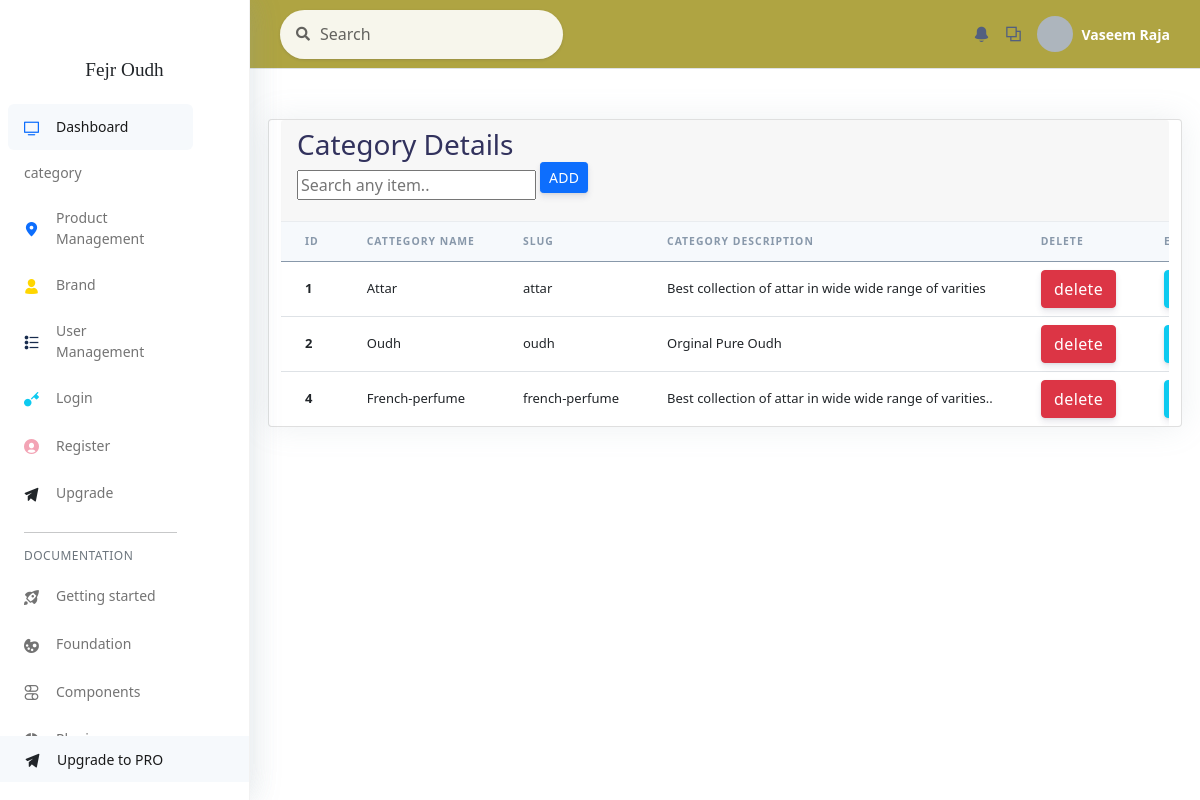
The page /adminpanel/category on the database its author committed.
### category/models.py (models this page shows, shortened)
class Category(models.Model):
    category_name=models.CharField(max_length=50,unique=True)
    slug=models.SlugField(max_length=100,unique=True)
    description=models.CharField(max_length=255,blank=True)
    category_image=models.ImageField(upload_to='photos/categories',blank=True)
    class Meta:
        verbose_name = 'category'
        verbose_name_plural ='categories'

### admin_panel/views.py (the view)
# urls.py: path('category',views.category,name='category'),
def category(request):
    category=Category.objects.all()
    context={
        'category':category
    }
    return render(request,'category.html',context)

### cart/contextprocessors.py (called while the page is built, shortened)
def counter(request):
    cart_count=0
    if 'admin' in request.path:
        return{}
    return dict(cart_count=cart_count)

### category/context_processors.py (called while the page is built)
def menu_links(request):
    links=Category.objects.all()
    return dict(links=links)

### templates/category.html (shortened to what this page needs)
{% include 'adminpanel/adminbase.html'%}
{% include 'adminpanel/nav.html' %}
{% load static %}
{% load static %}
<!DOCTYPE html>
<html>
<head>
    <link rel="stylesheet" href="{% static 'adminstyle/vendor/nucleo/css/nucleo.css' %}" type="text/css">
    <link rel="stylesheet" href="{% static 'adminstyle/vendor/%40fortawesome/fontawesome-free/css/all.min.css' %}"
        type="text/css">
    <link rel="stylesheet" href="{% static 'adminstyle/css/argon.min5438.css' %}" type="text/css">
</head>
<body>
    <nav class="sidenav navbar navbar-vertical  fixed-left  navbar-expand-xs navbar-light bg-white" id="sidenav-main">
        <div class="scrollbar-inner">
            <div class="sidenav-header  align-items-center">
                <a class="navbar-brand" href="javascript:void(0)">
                    <a style="font-family: 'Redressed', cursive; font-size: larger">Fejr Oudh </a>
                </a>
            </div>
            <div class="navbar-inner">
                <div class="collapse navbar-collapse" id="sidenav-collapse-main">
                    <ul class="navbar-nav">
                        <li class="nav-item">
                            <a class="nav-link active" href="examples/dashboard.html">
                                <i class="ni ni-tv-2 text-primary"></i>
                                <span class="nav-link-text">Dashboard</span>
                            </a>
                        </li>
                        <li class="nav-item">
                            <a class="nav-link" href="{% url 'category'%}">
                                <span class="nav-link-text">category</span>
                            </a>
                        </li>
                        <li class="nav-item">
                            <a class="nav-link" href="{% url 'product'%}">
                                <i class="ni ni-pin-3 text-primary"></i>
                                <span class="nav-link-text">Product Management</span>
                            </a>
                        </li>
                        <li class="nav-item">
                            <a class="nav-link" href="{% url 'brand' %}">
                                <i class="ni ni-single-02 text-yellow"></i>
                                <span class="nav-link-text">Brand</span>
                            </a>
                        </li>
                        <li class="nav-item">
                            <a class="nav-link" href="{% url 'usermanage' %}">
                                <i class="ni ni-bullet-list-67 text-default"></i>
                                <span class="nav-link-text">User Management</span>
                            </a>
                        </li>
                        <li class="nav-item">
                            <a class="nav-link" href="examples/login.html">
                                <i class="ni ni-key-25 text-info"></i>
                                <span class="nav-link-text">Login</span>
                            </a>
                        </li>
                        <li class="nav-item">
                            <a class="nav-link" href="examples/register.html">
                                <i class="ni ni-circle-08 text-pink"></i>
                                <span class="nav-link-text">Register</span>
                            </a>
                        </li>
                        <li class="nav-item">
                            <a class="nav-link" href="examples/upgrade.html">
                                <i class="ni ni-send text-dark"></i>
                                <span class="nav-link-text">Upgrade</span>
                            </a>
                        </li>
                    </ul>
                    <hr class="my-3">
                    <h6 class="navbar-heading p-0 text-muted">
                        <span class="docs-normal">Documentation</span>
                    </h6>
                    <ul class="navbar-nav mb-md-3">
                        <li class="nav-item">
                            <a class="nav-link" href="docs/getting-started/overview.html" target="_blank">
                                <i class="ni ni-spaceship"></i>
                                <span class="nav-link-text">Getting started</span>
                            </a>
                        </li>
                        <li class="nav-item">
                            <a class="nav-link" href="docs/foundation/colors.html" target="_blank">
                                <i class="ni ni-palette"></i>
                                <span class="nav-link-text">Foundation</span>
                            </a>
                        </li>
                        <li class="nav-item">
                            <a class="nav-link" href="docs/components/alerts.html" target="_blank">
                                <i class="ni ni-ui-04"></i>
                                <span class="nav-link-text">Components</span>
                            </a>
                        </li>
                        <li class="nav-item">
                            <a class="nav-link" href="docs/plugins/charts.html" target="_blank">
                                <span class="nav-link-text">Plugins</span>
                            </a>
                        </li>
                        <li class="nav-item">
                            <a class="nav-link active active-pro" href="examples/upgrade.html">
                                <i class="ni ni-send text-dark"></i>
                                <span class="nav-link-text">Upgrade to PRO</span>
                            </a>
                        </li>
                    </ul>
                </div>
            </div>
        </div>
    </nav>
    <div class="main-content" id="panel">
        <nav class="navbar navbar-top navbar-expand  border-bottom" style="background-color: rgb(175, 164, 66);">
            <div class="container-fluid">
                <div class="collapse navbar-collapse" id="navbarSupportedContent">
                    <form class="navbar-search navbar-search-light form-inline mr-sm-3" id="navbar-search-main">
                        <div class="form-group mb-0">
                            <div class="input-group input-group-alternative input-group-merge">
                                <div class="input-group-prepend">
                                    <span class="input-group-text"><i class="fas fa-search"></i></span>
                                </div>
                                <input class="form-control" placeholder="Search" type="text">
                            </div>
                        </div>
                    </form>
                    <ul class="navbar-nav align-items-center  ml-md-auto ">
                        <li class="nav-item dropdown">
                            <a class="nav-link" href="#" role="button" data-toggle="dropdown" aria-haspopup="true"
                                aria-expanded="false">
                                <i class="ni ni-bell-55"></i>
                            </a>
                        </li>
                        <li class="nav-item dropdown">
                            <a class="nav-link" href="#" role="button" data-toggle="dropdown" aria-haspopup="true"
                                aria-expanded="false">
                                <i class="ni ni-ungroup"></i>
                            </a>
                        </li>
                    </ul>
                    <ul class="navbar-nav align-items-center  ml-auto ml-md-0 ">
                        <li class="nav-item dropdown">
                            <a class="nav-link pr-0" href="#" role="button" data-toggle="dropdown" aria-haspopup="true"
                                aria-expanded="false">
                                <div class="media align-items-center">
                                    <span class="avatar avatar-sm rounded-circle">
                                    </span>
                                    <div class="media-body  ml-2  d-none d-lg-block">
                                        <span class="mb-0 text-sm  font-weight-bold " style="color: white;">Vaseem Raja </span>
                                    </div>
                                </div>
                            </a>
                        </li>
                    </ul>
                </div>
            </div>
        </nav>
        <div class="container-fluid  ">
            <div class="div" id="container" style="margin-top: 50px;">
                <div class="row">
                        <div class="card">
                            <div class="card-header border-0">
                                <div class="row align-items-center">
                                    <div class="col" style="justify-content: space-between;">
                                        <h3 class="mb-0">Category Details</h3>
                                    </div>
                                    <div  >
                                    <input id='myInput'  width="50%" onkeyup='searchTable()' placeholder="Search any item.." type='text'>
                                    <a  style="margin-bottom:20px ;" href="{% url 'addcat'%}"   class="btn btn-sm btn-primary">ADD</a>
                                   </div>
                                </div>
                            </div>
                            <div class="table-responsive ">
                                <table  id="myTable" class="table align-items-center table-flush">
                                    <thead class="thead-light">
                                        <tr>
                                            <th scope="col">id</th>
                                            <th scope="col">Cattegory Name</th>
                                            <th scope="col">slug</th>
                                            <th scope="col">Category Description</th>
                                            <th scope="col">Delete</th>
                                            <th scope="col">Edit</th>
                                        </tr>
                                    </thead>
                                    <tbody>
                                        {% for x in category %}
                                        <tr>
                                            <th scope="row">
                                                {{ x.id }}
                                            </th>
                                            <td>
                                                {{ x.category_name }}
                                            </td>
                                            <td>
                                                {{ x.slug}}
                                            </td>
                                            <td>
                                                {{ x.description }}
                                            </td>
                                            <td><a class="btn btn-danger" href="" onclick="deletecategory('{{ x.id }}')"
                                                    data-bs-toggle="modal" data-bs-target="#staticBackdrop">delete</a>
                                            </td>
                                            <td>
                                                <a class="btn btn-info" href="" onclick="editcategory('{{ x.id }}')"
                                                    data-bs-toggle="modal" data-bs-target="#staticBackdrop">Edit</a>
                                            </td>
                                        </tr>
                                        {% endfor %}
                                    </tbody>
                                </table>
                            </div>
                    </div>
                </div>
            </div>
</body>
</html>
<link rel="stylesheet" href="https://cdn.jsdelivr.net/npm/bootstrap@5.0.0-beta1/dist/css/bootstrap.min.css">
<link rel="stylesheet" type="text/css" href="https://cdn.datatables.net/1.11.3/css/jquery.dataTables.css">
</body>

### rows shown on the page
Category: id "1", category_name "Attar", slug "attar", description "Best collection of attar in wide wide range of varities"
Category: id "2", category_name "Oudh", slug "oudh", description "Orginal Pure Oudh"
Category: id "4", category_name "French-perfume", slug "french-perfume", description "Best collection of attar in wide wide range of varities.."
